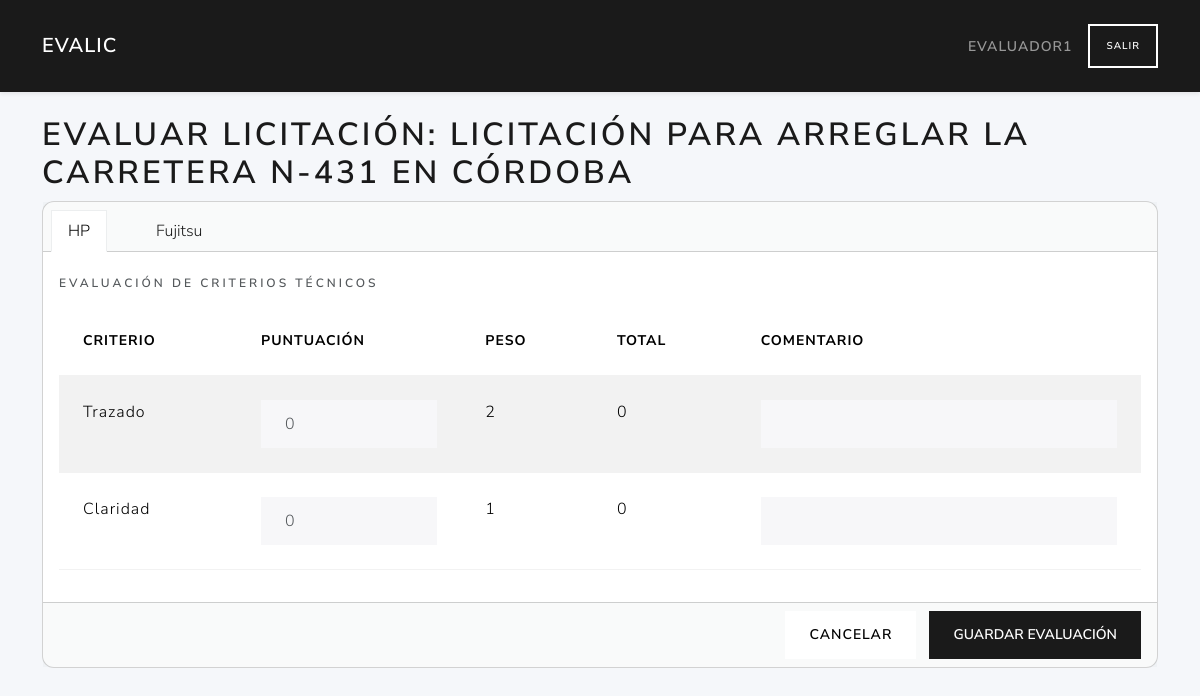
/evaluador/7/evaluar (signed in), run on an earlier commit of the app's database.
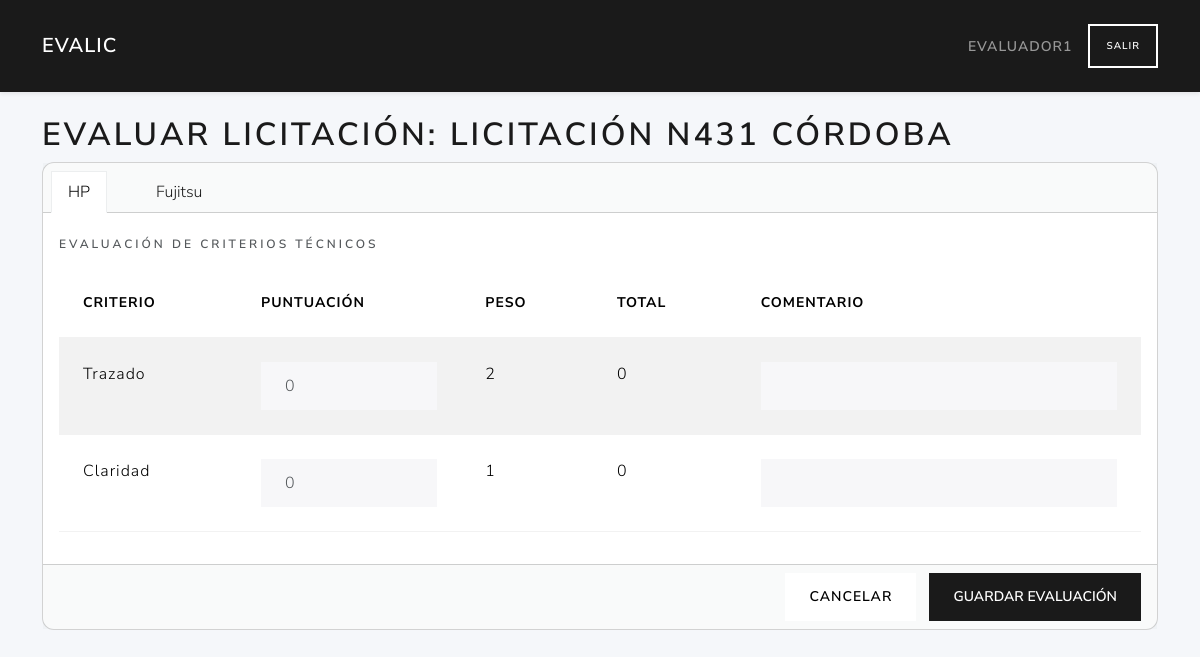
And on a later commit of the database.
### tables this page shows
CREATE TABLE licitaciones (
        id INTEGER PRIMARY KEY AUTOINCREMENT,
        user_id INTEGER NOT NULL,
        external_id TEXT NOT NULL,
        title TEXT NOT NULL,
        description TEXT,
        fecha_inicio TEXT NOT NULL,
        fecha_adjudicacion TEXT,
        FOREIGN KEY (user_id) REFERENCES users(id)
    );

### routes/evaluador_routes.py (the view, shortened to what this page needs)
@evaluador_bp.route('/<int:licitacion_id>/evaluar', methods=['GET', 'POST'])
def evaluar(licitacion_id):
    if 'user_id' not in session or session.get('role_id') != 3:
        return redirect(url_for('auth.login'))
    usuario_id = session['user_id']
    lic = get_licitacion_logic(licitacion_id)
    raw_ofertas = list_ofertas_admitidas_logic(licitacion_id)
    ofertas = [dict(of) for of in raw_ofertas]
    criterios = listar_tecnicos(licitacion_id)
    evaluaciones = obtener_evaluaciones(licitacion_id, usuario_id)
    eval_map = {
        (e['licitante_id'], e['criterio_id']): e
        for e in evaluaciones
    }
    for oferta in ofertas:
        lista = []
        for c in criterios:
            key = (oferta['licitante_id'], c['id'])
            e = eval_map.get(key)
            score = e['puntuacion'] if e else 0
            lista.append({
                'id': c['id'],
                'nombre': c['NombreCriterio'],
                'peso': c['peso'],
                'puntuacion': score,
                'comentarios': e['comentarios'] if e else '',
                'total': score * c['peso']
            })
        oferta['criterios_evaluacion'] = lista
    return render_template('evaluador/evaluar.html', lic=lic, ofertas=ofertas)

### models/criterios_data.py (called while the page is built)
def fetch_criterios_tecnicos(db, licitacion_id):
    sql = """
        SELECT *
        FROM criterios
        WHERE licitacion_id = ? AND tipocriterio_id = 2
    """
    return db.execute(sql, (licitacion_id,)).fetchall()

### models/dao.py (called while the page is built)
def close_connection(exception):
    db = getattr(g, '_database', None)
    if db is not None:
        db.close()

def get_db(app):
    if 'sqlite_db' not in g:
        g.sqlite_db = sqlite3.connect(
            app.config['DATABASE'],
            detect_types=sqlite3.PARSE_DECLTYPES
        )
        g.sqlite_db.row_factory = sqlite3.Row
    return g.sqlite_db

### models/evaluaciones_data.py (called while the page is built)
def fetch_evaluaciones(db, licitacion_id, usuario_id):
    sql = """
        SELECT e.licitacion_id,e.usuario_id,e.licitante_id, e.criterio_id, e.puntuacion, c.preciobase, e.fechaevaluacion, e.comentarios,c.puntuacionmaxima
        FROM evaluaciones e JOIN criterios c ON e.criterio_id = c.id
        WHERE e.licitacion_id=? AND usuario_id=?
    """
    return db.execute(sql, (licitacion_id, usuario_id)).fetchall()

### models/licitaciones_data.py (called while the page is built)
def get_licitacion(db, lic_id):
    cur = db.execute("SELECT * FROM licitaciones WHERE id=?", (lic_id,))
    return cur.fetchone()

### templates/evaluador/evaluar.html (shortened to what this page needs)
{% extends 'base.html' %}
{% block content %}
  <h1>Evaluar licitación: {{ lic.title }}</h1>
<form method="post" action="">
  <div class="card mb-4">
    <div class="card-header">
      <ul class="nav nav-tabs card-header-tabs" role="tablist">
        {% for oferta in ofertas %}
        <li class="nav-item" role="presentation">
          <button class="nav-link {% if loop.first %}active{% endif %}" id="tab-{{ oferta.licitante_id }}" data-bs-toggle="tab" data-bs-target="#oferta-{{ oferta.licitante_id }}" type="button" role="tab">
            {{ oferta.nombreempresa }}
          </button>
        </li>
        {% endfor %}
      </ul>
    </div>
    <div class="card-body">
      <div class="tab-content">
        {% for oferta in ofertas %}
        <div class="tab-pane fade {% if loop.first %}show active{% endif %}" id="oferta-{{ oferta.licitante_id }}" role="tabpanel">
          <h6 class="mt-2">Evaluación de criterios técnicos</h6>
          <table class="table table-striped mt-3">
            <thead>
              <tr>
                <th>Criterio</th>
                <th>Puntuación</th>
                <th>Peso</th>
                <th>Total</th>
                <th>Comentario</th>
              </tr>
            </thead>
            <tbody>
              {% for ev in oferta.criterios_evaluacion %}
              <tr>
                <td>{{ ev.nombre }}</td>
                <td><input type="number" class="form-control" name="puntuacion_{{ oferta.licitante_id }}_{{ ev.id }}" value="{{ ev.puntuacion }}" min="0" max="10"></td>
                <td>{{ ev.peso }}</td>
                <td>{{ ev.total }}</td>
                <td><input type="text" class="form-control" name="comentarios_{{ oferta.licitante_id }}_{{ ev.id }}" value="{{ ev.comentarios }}"></td>
              </tr>
              {% endfor %}
            </tbody>
          </table>
        </div>
        {% endfor %}
      </div>
    </div>
    <div class="card-footer text-end">
      <a href="{{ url_for('evaluador.index') }}" class="btn btn-secondary me-2">Cancelar</a>
      <button type="submit" class="btn btn-primary">Guardar evaluación</button>
    </div>
  </div>
</form>
{% endblock %}

What changed in the data, as far as the page shows it:
changed licitaciones: title "LICITACIÓN PARA ARREGLAR LA CARRETERA N-431 EN CÓRDOBA" → "LICITACIÓN N431 CÓRDOBA"
